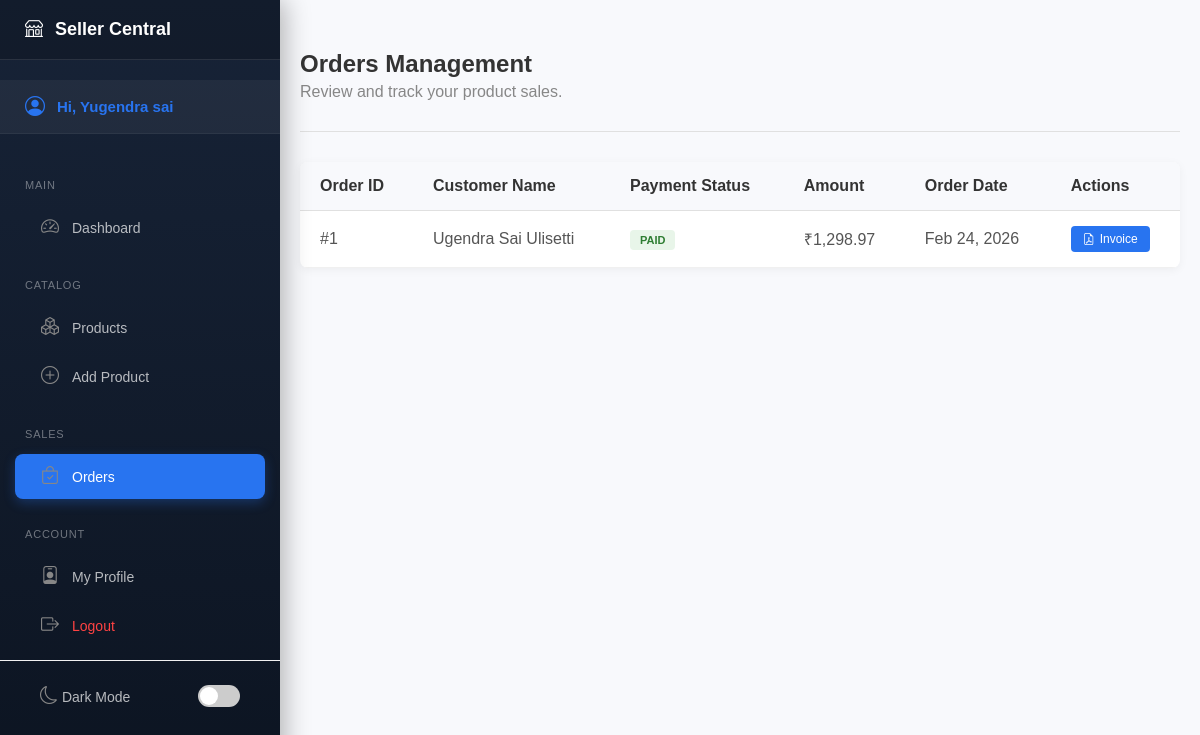
Page /merchant/orders (signed in) on the earlier database version.
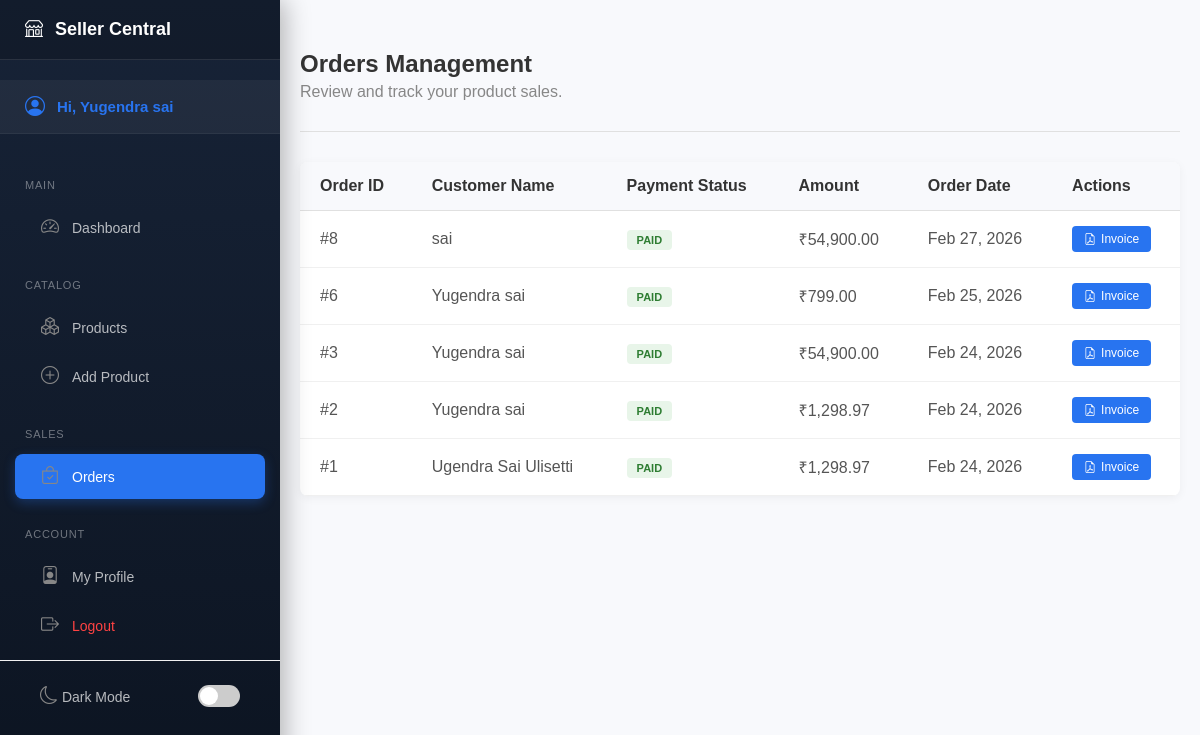
Same page on the later database version.
### tables this page shows
CREATE TABLE orders (
        order_id INTEGER PRIMARY KEY AUTOINCREMENT,
        user_id INTEGER,
        razorpay_order_id TEXT,
        razorpay_payment_id TEXT,
        amount REAL,
        payment_status TEXT,
        created_at DATETIME DEFAULT CURRENT_TIMESTAMP, address TEXT,
        FOREIGN KEY (user_id) REFERENCES users (user_id)
    );

CREATE TABLE users (
        user_id INTEGER PRIMARY KEY AUTOINCREMENT,
        name TEXT NOT NULL,
        email TEXT UNIQUE NOT NULL,
        password TEXT NOT NULL
    , status TEXT DEFAULT 'active');

### app.py (the view)
@app.route('/merchant/orders')
def merchant_orders():
    auth_check = merchant_or_admin_required()
    if auth_check: return auth_check
    admin_id = session['merchant_id']
    conn = get_db_connection()
    cursor = conn.cursor()
    cursor.execute("""
        SELECT o.*, u.name as customer_name
        FROM orders o
        JOIN order_items oi ON o.order_id = oi.order_id
        JOIN products p ON oi.product_id = p.product_id
        JOIN users u ON o.user_id = u.user_id
        WHERE p.admin_id = ?
        GROUP BY o.order_id
        ORDER BY o.created_at DESC
    """, (admin_id,))
    orders = cursor.fetchall()
    cursor.close()
    conn.close()
    return render_template("merchant/orders.html", orders=orders)

### app.py (called while the page is built)
def get_db_connection():
    conn = sqlite3.connect(config.DB_PATH)
    conn.row_factory = sqlite3.Row
    return conn

@app.template_filter('strftime')
def strftime_filter(date_str, format='%b %d, %Y'):
    if not date_str:
        return ""
    if isinstance(date_str, str):
        try:
            from datetime import datetime
            dt = datetime.strptime(date_str, '%Y-%m-%d %H:%M:%S')
            return dt.strftime(format)
        except Exception:
            return date_str
    return date_str.strftime(format)

def merchant_or_admin_required():
    if 'super_id' in session or 'merchant_id' in session:
        return None  # Access granted
    flash("Please login to continue!", "danger")
    return redirect('/merchant-login')

### templates/merchant/orders.html (shortened to what this page needs)
{% extends 'base.html' %}
{% block content %}
<div class="orders-header">
    <div class="oh-left">
        <h1>Orders Management</h1>
        <p>Review and track your product sales.</p>
    </div>
</div>
<div class="orders-container">
    <div class="table-card">
        <table>
            <thead>
                <tr>
                    <th>Order ID</th>
                    <th>Customer Name</th>
                    <th>Payment Status</th>
                    <th>Amount</th>
                    <th>Order Date</th>
                    <th>Actions</th>
                </tr>
            </thead>
            <tbody>
                {% for order in orders %}
                <tr>
                    <td>#{{ order.order_id }}</td>
                    <td>{{ order.customer_name }}</td>
                    <td><span class="status-badge status-{{ order.payment_status }}">{{ order.payment_status }}</span>
                    </td>
                    <td>₹{{ "{:,.2f}".format(order.amount) }}</td>
                    <td>{{ order.created_at | strftime }}</td>
                    <td>
                        <button class="btn-view-details"
                            onclick="window.location.href='/super-admin/generate-invoice/{{ order.order_id }}'">
                            <i class="bi bi-file-earmark-pdf"></i> Invoice
                        </button>
                    </td>
                </tr>
                {% endfor %}
            </tbody>
        </table>
    </div>
</div>
{% endblock %}

### templates/merchant_navbar.html (shortened to what this page needs)
{% if session.get('merchant_id') %}
<div id="merchantSidebar" class="merchant-sidebar">
    <div class="sidebar-brand-wrap">
        <div class="d-flex align-items-center gap-2">
            <i class="bi bi-shop"></i>
            <span>Seller Central</span>
        </div>
    </div>
    <div class="sidebar-content">
        <a href="/merchant/profile" class="sidebar-user" style="text-decoration: none;">
            <i class="bi bi-person-circle"></i>
            <span>Hi, {{ session.get('merchant_name', 'Seller') }}</span>
        </a>
        <div class="sidebar-heading">Main</div>
        <a href="/merchant/dashboard"
            class="sidebar-link {% if request.path == '/merchant/dashboard' %}active{% endif %}">
            <i class="bi bi-speedometer2"></i> Dashboard
        </a>
        <div class="sidebar-heading">Catalog</div>
        <a href="/merchant/item-list"
            class="sidebar-link {% if request.path == '/merchant/item-list' %}active{% endif %}">
            <i class="bi bi-boxes"></i> Products
        </a>
        <a href="/merchant/add-item"
            class="sidebar-link {% if request.path == '/merchant/add-item' %}active{% endif %}">
            <i class="bi bi-plus-circle"></i> Add Product
        </a>
        <div class="sidebar-heading">Sales</div>
        <a href="/merchant/orders" class="sidebar-link {% if request.path == '/merchant/orders' %}active{% endif %}">
            <i class="bi bi-bag-check"></i> Orders
        </a>
        <div class="sidebar-heading">Account</div>
        <a href="/merchant/profile" class="sidebar-link {% if request.path == '/merchant/profile' %}active{% endif %}">
            <i class="bi bi-person-badge"></i> My Profile
        </a>
        <a href="/merchant-logout" class="sidebar-link logout">
            <i class="bi bi-box-arrow-right"></i> Logout
        </a>
        <div class="sidebar-divider" style="border-top: 1px solid rgba(255,255,255,0.08); margin: 12px 0;"></div>
        <div class="sidebar-link"
            style="display:flex; align-items:center; justify-content:space-between; cursor:default;">
            <span><i class="bi bi-moon"></i> Dark Mode</span>
            <label class="switch" style="margin:0;">
                <span class="slider"></span>
            </label>
        </div>
    </div>
</div>
{% endif %}

Differences in the rows shown:
now on this page (row unchanged): users: get "Yugendra sai"
added orders: order_id "8", customer_name "sai", payment_status "PAID", amount "54,900.00", created_at|strftime "Feb 27, 2026"
added orders: order_id "6", customer_name "Yugendra sai", payment_status "PAID", amount "799.00", created_at|strftime "Feb 25, 2026"
added orders: order_id "3", customer_name "Yugendra sai", payment_status "PAID", amount "54,900.00", created_at|strftime "Feb 24, 2026"
added orders: order_id "2", customer_name "Yugendra sai", payment_status "PAID", amount "1,298.97", created_at|strftime "Feb 24, 2026"
Other differences:
{{ session.get('merchant_name', 'Seller') }}: "Yugendra sai" → (not shown)
